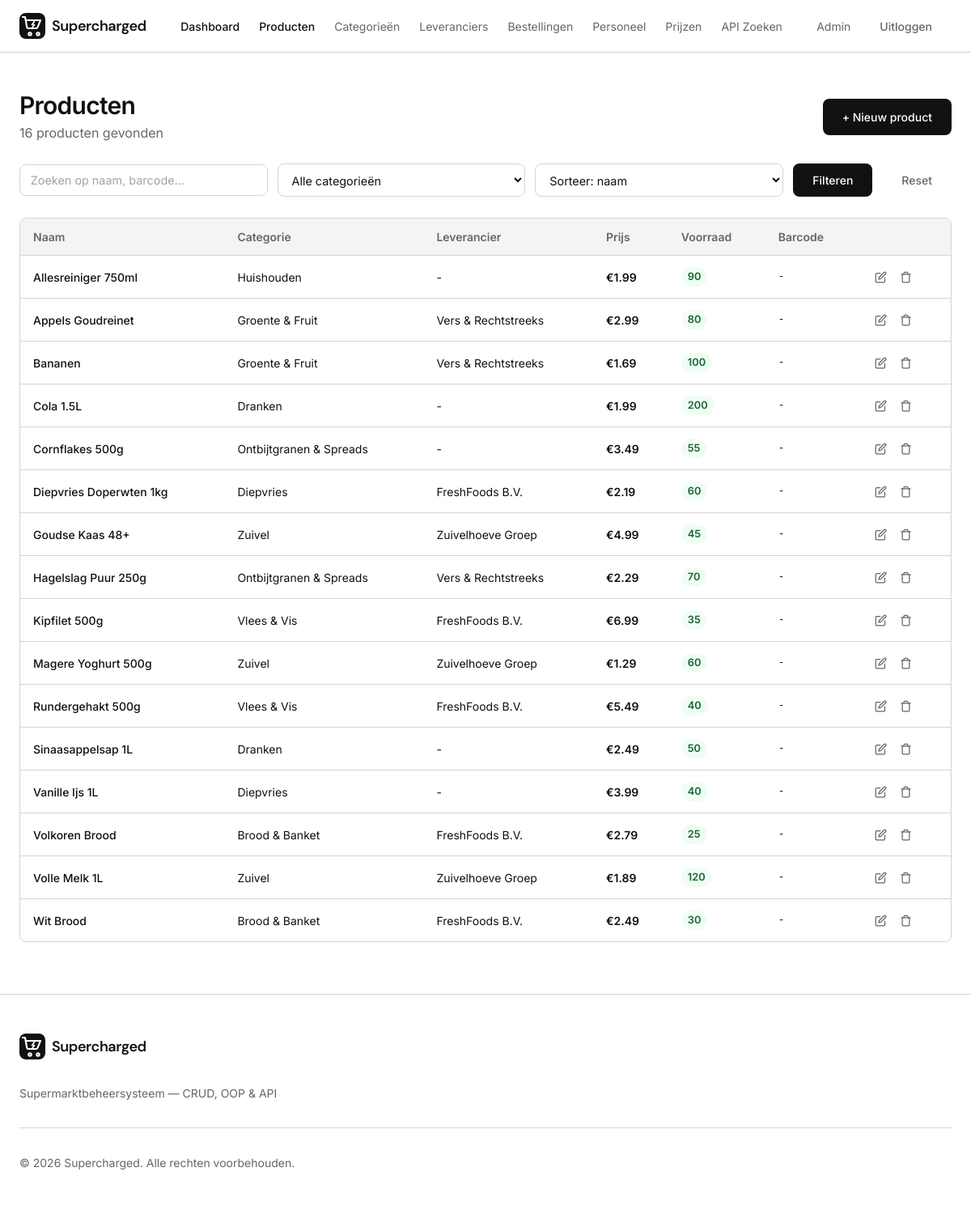
The page /products/index.php (signed in) on the database its author committed.
### tables this page shows
CREATE TABLE products (
  id          INT AUTO_INCREMENT PRIMARY KEY,
  category_id INT NOT NULL,
  supplier_id INT DEFAULT NULL,
  name        VARCHAR(200) NOT NULL,
  description TEXT,
  price       DECIMAL(10,2) NOT NULL DEFAULT 0.00,
  stock       INT NOT NULL DEFAULT 0,
  min_stock   INT NOT NULL DEFAULT 10,
  barcode     VARCHAR(50) DEFAULT NULL,
  image_url   VARCHAR(500) DEFAULT NULL,
  is_active   TINYINT(1) NOT NULL DEFAULT 1,
  created_at  TIMESTAMP DEFAULT CURRENT_TIMESTAMP,
  updated_at  TIMESTAMP DEFAULT CURRENT_TIMESTAMP ON UPDATE CURRENT_TIMESTAMP,
  FOREIGN KEY (category_id) REFERENCES categories(id) ON DELETE RESTRICT,
  FOREIGN KEY (supplier_id) REFERENCES suppliers(id) ON DELETE SET NULL
);

CREATE TABLE categories (
  id          INT AUTO_INCREMENT PRIMARY KEY,
  name        VARCHAR(100) NOT NULL,
  description TEXT,
  created_at  TIMESTAMP DEFAULT CURRENT_TIMESTAMP,
  updated_at  TIMESTAMP DEFAULT CURRENT_TIMESTAMP ON UPDATE CURRENT_TIMESTAMP
);

### includes/init.php (called while the page is built, shortened)
<?php
spl_autoload_register(function (string $class) {
    $prefix = 'App\\';
    $base   = __DIR__ . '/../src/';
    if (str_starts_with($class, $prefix)) {
        $file = $base . str_replace('\\', '/', substr($class, strlen($prefix))) . '.php';
    }
});
require_once __DIR__ . '/../config/database.php';

### src/Database.php (called while the page is built, shortened)
<?php
class Database
{
    private static ?Database $instance = null;
    private PDO $pdo;
    private function __construct()
    {
        $dsn = sprintf('mysql:host=%s;dbname=%s;charset=%s', DB_HOST, DB_NAME, DB_CHARSET);
        try {
            $this->pdo = new PDO($dsn, DB_USER, DB_PASS, [
                PDO::ATTR_ERRMODE            => PDO::ERRMODE_EXCEPTION,
                PDO::ATTR_DEFAULT_FETCH_MODE => PDO::FETCH_ASSOC,
                PDO::ATTR_EMULATE_PREPARES   => false,
            ]);
        } catch (PDOException $e) {
            error_log('Database connection failed: ' . $e->getMessage());
            throw new RuntimeException('Database niet beschikbaar. Probeer het later opnieuw.');
        }
    }
    public static function getInstance(): self
    {
        if (self::$instance === null) {
            self::$instance = new self();
        }
        return self::$instance;
    }
    public function getConnection(): PDO
    {
        return $this->pdo;
    }
}

### src/Repository/BaseRepository.php (called while the page is built, shortened)
<?php
abstract class BaseRepository
{
    public function __construct()
    {
        $this->pdo = Database::getInstance()->getConnection();
    }
}

### src/Repository/ProductRepository.php (called while the page is built, shortened)
<?php
class ProductRepository extends BaseRepository
{
    public function findAll(?string $search = null, ?string $sort = null, ?int $categoryId = null): array
    {
        $sql = 'SELECT p.*, c.name AS category_name, s.name AS supplier_name
                FROM products p
                LEFT JOIN categories c ON p.category_id = c.id
                LEFT JOIN suppliers s ON p.supplier_id = s.id
                WHERE 1=1';
        $params = [];
        switch ($sort) {
            default:           $sql .= ' ORDER BY p.name ASC'; break;
        }
        $stmt = $this->pdo->prepare($sql);
        $stmt->execute($params);
        $products = [];
        foreach ($stmt->fetchAll() as $row) {
            $products[] = $this->hydrate($row);
        }
        return $products;
    }
    private function hydrate(array $row): Product
    {
        $product = new Product($row);
        $product->setIsActive((bool) ($row['is_active'] ?? true));
        if (!empty($row['category_name'])) {
            $category = new Category([
                'id' => $row['category_id'],
                'name' => $row['category_name'],
            ]);
            $product->setCategory($category);
        }
        if (!empty($row['supplier_name'])) {
            $supplier = new Supplier([
                'id' => $row['supplier_id'] ?? 0,
                'name' => $row['supplier_name'],
            ]);
            $product->setSupplier($supplier);
        }
        return $product;
    }
}

### src/Model/Product.php (called while the page is built, shortened)
<?php
class Product
{
    private int $id;
    private string $name;
    private float $price;
    private int $stock;
    private int $minStock;
    private ?string $barcode;
    private ?Category $category = null;
    private ?Supplier $supplier = null;
    public function __construct(array $data = [])
    {
        $this->id          = (int) ($data['id'] ?? 0);
        $this->name        = $data['name'] ?? '';
        $this->price       = (float) ($data['price'] ?? 0);
        $this->stock       = (int) ($data['stock'] ?? 0);
        $this->minStock    = (int) ($data['min_stock'] ?? 10);
        $this->barcode     = $data['barcode'] ?? null;
    }
    public function getId(): int { return $this->id; }
    public function getName(): string { return $this->name; }
    public function getPrice(): float { return $this->price; }
    public function getStock(): int { return $this->stock; }
    public function getBarcode(): ?string { return $this->barcode; }
    public function getCategory(): ?Category { return $this->category; }
    public function setCategory(?Category $cat): void { $this->category = $cat; }
    public function getSupplier(): ?Supplier { return $this->supplier; }
    public function setSupplier(?Supplier $sup): void { $this->supplier = $sup; }
    public function isLowStock(): bool
    {
        return $this->stock <= $this->minStock;
    }
}

### src/Model/Category.php (called while the page is built, shortened)
<?php
class Category
{
    private string $name;
    public function __construct(array $data = [])
    {
        $this->name        = $data['name'] ?? '';
    }
    public function getName(): string { return $this->name; }
}

### src/Model/Supplier.php (called while the page is built, shortened)
<?php
class Supplier
{
    private string $name;
    public function __construct(array $data = [])
    {
        $this->name          = $data['name'] ?? '';
    }
    public function getName(): string { return $this->name; }
}

### products/index.php (the view, shortened to what this page needs)
<?php
require_once __DIR__ . '/../includes/init.php';
$productRepo  = new ProductRepository();
$search     = $_GET['search'] ?? null;
$sort       = $_GET['sort'] ?? null;
$categoryId = $_GET['category_id'] ?? null;
$products   = $productRepo->findAll($search, $sort, $categoryId ? (int)$categoryId : null);
require_once __DIR__ . '/../includes/header.php';
?>
<div class="max-w-7xl px-6" style="padding-top:2rem;padding-bottom:4rem;">
  <div class="flex items-center justify-between" style="margin-bottom:1.5rem;">
    <div>
      <h1 class="text-3xl font-semibold tracking-tight">Producten</h1>
      <p class="text-muted-foreground mt-1"><?= count($products) ?> product<?= count($products) !== 1 ? 'en' : '' ?> gevonden</p>
    </div>
    <a href="/products/create.php" class="btn btn-primary">+ Nieuw product</a>
  </div>
  <form method="GET" class="filter-bar">
    <div class="filter-bar__row">
      <div class="filter-group">
        <input type="search" name="search" class="field__input" placeholder="Zoeken op naam, barcode..." value="<?= htmlspecialchars($search ?? '') ?>">
      </div>
      <div class="filter-group">
        <select name="category_id" class="field__input">
          <option value="">Alle categorieën</option>
        </select>
      </div>
      <div class="filter-group">
        <select name="sort" class="field__input">
          <option value="">Sorteer: naam</option>
        </select>
      </div>
      <button type="submit" class="btn btn-primary">Filteren</button>
      <a href="/products/index.php" class="btn btn-ghost">Reset</a>
    </div>
  </form>
  <div class="table-wrap">
    <table class="data-table">
      <thead>
        <tr>
          <th>Naam</th>
          <th>Categorie</th>
          <th>Leverancier</th>
          <th>Prijs</th>
          <th>Voorraad</th>
          <th>Barcode</th>
          <th></th>
        </tr>
      </thead>
      <tbody>
        <?php if (empty($products)): ?>
          <tr><td colspan="7" class="empty-state">Geen producten gevonden</td></tr>
        <?php else: ?>
          <?php foreach ($products as $p): ?>
          <tr>
            <td>
              <a href="/products/edit.php?id=<?= $p->getId() ?>" class="product-name">
                <?= htmlspecialchars($p->getName()) ?>
              </a>
            </td>
            <td><?= htmlspecialchars($p->getCategory()?->getName() ?? '-') ?></td>
            <td class="text-muted-foreground"><?= htmlspecialchars($p->getSupplier()?->getName() ?? '-') ?></td>
            <td class="price">&euro;<?= number_format($p->getPrice(), 2) ?></td>
            <td>
              <span class="stock-indicator <?= $p->isLowStock() ? 'stock-indicator--low' : '' ?>">
                <?= $p->getStock() ?>
              </span>
            </td>
            <td class="barcode"><?= htmlspecialchars($p->getBarcode() ?? '-') ?></td>
            <td class="actions">
              <a href="/products/edit.php?id=<?= $p->getId() ?>" class="btn-icon" title="Bewerken">
                <svg width="15" height="15" viewBox="0 0 24 24" fill="none" stroke="currentColor" stroke-width="2" stroke-linecap="round" stroke-linejoin="round">
                  <path d="M11 4H4a2 2 0 0 0-2 2v14a2 2 0 0 0 2 2h14a2 2 0 0 0 2-2v-7"/>
                  <path d="M18.5 2.5a2.121 2.121 0 0 1 3 3L12 15l-4 1 1-4 9.5-9.5z"/>
                </svg>
              </a>
              <form method="POST" action="/products/delete.php" style="display:inline;" onsubmit="return confirm('Product verwijderen?');">
                <button type="submit" class="btn-icon btn-icon--danger" title="Verwijderen">
                  <svg width="15" height="15" viewBox="0 0 24 24" fill="none" stroke="currentColor" stroke-width="2" stroke-linecap="round" stroke-linejoin="round">
                    <polyline points="3 6 5 6 21 6"/><path d="M19 6v14a2 2 0 0 1-2 2H7a2 2 0 0 1-2-2V6m3 0V4a2 2 0 0 1 2-2h4a2 2 0 0 1 2 2v2"/>
                  </svg>
                </button>
              </form>
            </td>
          </tr>
          <?php endforeach; ?>
        <?php endif; ?>
      </tbody>
    </table>
  </div>
</div>
<?php require_once __DIR__ . '/../includes/footer.php'; ?>

### style.css (style rules this page uses)
:root { --background: #ffffff; --foreground: #111111; --card: #fafafa; --card-foreground: #111111; --primary: #3366ff; --primary-foreground: #ffffff; --secondary: #f4f4f5; --secondary-foreground: #111111; --muted: #e8e8ea; --muted-foreground: #666666; --accent: #3366ff; --accent-foreground: #ffffff; --destructive: #dc2626; --destructive-foreground: #ffffff; --border: #d4d4d8; --input: #e4e4e7; --ring: #3366ff; --radius: 0.5rem; --sidebar: #fafafa; --sidebar-foreground: #111111; --sidebar-border: #d4d4d8; --font-sans: "Inter", system-ui, -apple-system, sans-serif; --font-heading: "DM Sans", "Inter", system-ui, -apple-system, sans-serif; }
*, *::before, *::after { box-sizing: border-box; margin: 0; padding: 0; }
html { scroll-behavior: smooth; -webkit-font-smoothing: antialiased; -moz-osx-font-smoothing: grayscale; }
body { font-family: var(--font-sans); background-color: var(--background); color: var(--foreground); line-height: 1.5; min-height: 100vh; }
a { color: inherit; text-decoration: none; }
button { cursor: pointer; font-family: inherit; border: none; background: none; }
input { font-family: inherit; }
.max-w-7xl { max-width: 80rem; margin-left: auto; margin-right: auto; }
.flex { display: flex; }
.items-center { align-items: center; }
.justify-between { justify-content: space-between; }
.px-6 { padding-left: 1.5rem; padding-right: 1.5rem; }
.mt-1 { margin-top: 0.25rem; }
.font-semibold { font-weight: 600; }
.text-3xl { font-size: 1.875rem; line-height: 2.25rem; }
.tracking-tight { letter-spacing: -0.025em; }
.text-muted-foreground { color: var(--muted-foreground); }
.btn { display: inline-flex; align-items: center; gap: 0.5rem; padding: 0.75rem 1.5rem; border-radius: var(--radius); font-weight: 500; font-size: 0.875rem; transition: all 0.2s; border: none; cursor: pointer; font-family: inherit; }
.btn-primary { background-color: var(--foreground); color: var(--background); }
.btn-ghost { background: transparent; color: var(--muted-foreground); }
.table-wrap { overflow-x: auto; border: 1px solid var(--border); border-radius: var(--radius); background: var(--background); }
.data-table { width: 100%; border-collapse: collapse; font-size: 0.875rem; }
.data-table th { text-align: left; padding: 0.75rem 1rem; font-weight: 600; color: var(--muted-foreground); border-bottom: 1px solid var(--border); background: var(--secondary); white-space: nowrap; }
.data-table td { padding: 0.75rem 1rem; border-bottom: 1px solid var(--border); color: var(--foreground); vertical-align: middle; }
.data-table tr:last-child td { border-bottom: none; }
.stock-indicator { display: inline-block; padding: 0.15rem 0.5rem; border-radius: 9999px; font-weight: 600; font-size: 0.8rem; background: #f0fdf4; color: #166534; }
.btn-icon { display: inline-flex; align-items: center; justify-content: center; width: 1.75rem; height: 1.75rem; border-radius: var(--radius); color: var(--muted-foreground); transition: all 0.15s; background: none; border: none; cursor: pointer; }
.actions { white-space: nowrap; }
.price { font-weight: 600; white-space: nowrap; }
.barcode { font-family: monospace; font-size: 0.8rem; color: var(--muted-foreground); }
.product-link, .product-name { color: var(--foreground); text-decoration: none; font-weight: 500; }
.field__input { width: 100%; padding: 0.65rem 0.8rem; border-radius: var(--radius); border: 1px solid var(--border); background: var(--background); color: var(--foreground); font-size: 0.9rem; outline: none; transition: border-color 0.15s; font-family: inherit; }
.field__input::placeholder { color: var(--muted-foreground); opacity: 0.6; }
select.field__input { cursor: pointer; }
.filter-bar { margin-bottom: 1.5rem; }
.filter-bar__row { display: flex; gap: 0.75rem; flex-wrap: wrap; align-items: center; }
.filter-group { flex: 1; min-width: 160px; }

### rows shown on the page
products: name "Allesreiniger 750ml", category.name "Huishouden", Name "-", price "1.99", stock "90", barcode "-"
products: name "Appels Goudreinet", Name "Groente & Fruit", Name "Vers & Rechtstreeks", price "2.99", stock "80", barcode "-"
products: name "Bananen", Name "Groente & Fruit", Name "Vers & Rechtstreeks", price "1.69", stock "100", barcode "-"
products: name "Cola 1.5L", Name "Dranken", Name "-", price "1.99", stock "200", barcode "-"
products: name "Cornflakes 500g", Name "Ontbijtgranen & Spreads", Name "-", price "3.49", stock "55", barcode "-"
products: name "Diepvries Doperwten 1kg", Name "Diepvries", Name "FreshFoods B.V.", price "2.19", stock "60", barcode "-"
products: name "Goudse Kaas 48+", Name "Zuivel", Name "Zuivelhoeve Groep", price "4.99", stock "45", barcode "-"
products: name "Hagelslag Puur 250g", Name "Ontbijtgranen & Spreads", Name "Vers & Rechtstreeks", price "2.29", stock "70", barcode "-"
products: name "Kipfilet 500g", Name "Vlees & Vis", Name "FreshFoods B.V.", price "6.99", stock "35", barcode "-"
products: name "Magere Yoghurt 500g", Name "Zuivel", Name "Zuivelhoeve Groep", price "1.29", stock "60", barcode "-"
products: name "Rundergehakt 500g", Name "Vlees & Vis", Name "FreshFoods B.V.", price "5.49", stock "40", barcode "-"
products: name "Sinaasappelsap 1L", Name "Dranken", Name "-", price "2.49", stock "50", barcode "-"
products: name "Vanille Ijs 1L", Name "Diepvries", Name "-", price "3.99", stock "40", barcode "-"
products: name "Volkoren Brood", Name "Brood & Banket", Name "FreshFoods B.V.", price "2.79", stock "25", barcode "-"
products: name "Volle Melk 1L", Name "Zuivel", Name "Zuivelhoeve Groep", price "1.89", stock "120", barcode "-"
products: name "Wit Brood", Name "Brood & Banket", Name "FreshFoods B.V.", price "2.49", stock "30", barcode "-"

### other values the page prints
APP_NAME "Supercharged"
$displayName "Admin"
count($products) "16"
